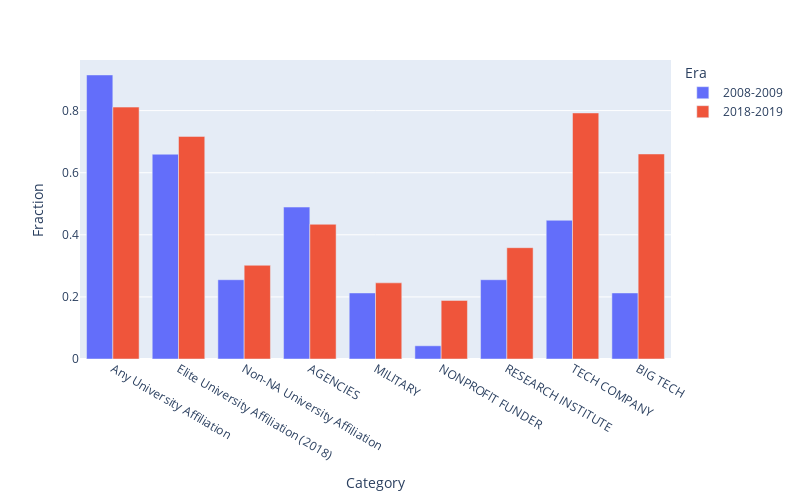

Source (notebook cell):
### Code cell
fig = px.bar(all_institutional_ties, x='Category', y='Fraction', labels=dict(count='Percent of papers', era='', category=''), width=800, height=500, color='Era', barmode='group')
fig.write_image(results_dirname + 'institutional_ties.png')
fig

### Figure 1 — Plotly figure (JSON) as saved in the notebook; plotly's stock layout.template omitted (floating-point values rounded to 4 significant figures)
{"data": [{"alignmentgroup": "True", "hovertemplate": "Era=2008-2009<br>Category=%{x}<br>Fraction=%{y}<extra></extra>", "legendgroup": "2008-2009", "marker": {"color": "#636efa", "pattern": {"shape": ""}}, "name": "2008-2009", "offsetgroup": "2008-2009", "orientation": "v", "showlegend": true, "textposition": "auto", "type": "bar", "x": ["Any University Affiliation", "Elite University Affiliation (2018)", "Non-NA University Affiliation", "AGENCIES", "MILITARY", "NONPROFIT FUNDER", "RESEARCH INSTITUTE", "TECH COMPANY", "BIG TECH"], "xaxis": "x", "y": [0.9149, 0.6596, 0.2553, 0.4894, 0.2128, 0.04255, 0.2553, 0.4468, 0.2128], "yaxis": "y"}, {"alignmentgroup": "True", "hovertemplate": "Era=2018-2019<br>Category=%{x}<br>Fraction=%{y}<extra></extra>", "legendgroup": "2018-2019", "marker": {"color": "#EF553B", "pattern": {"shape": ""}}, "name": "2018-2019", "offsetgroup": "2018-2019", "orientation": "v", "showlegend": true, "textposition": "auto", "type": "bar", "x": ["Any University Affiliation", "Elite University Affiliation (2018)", "Non-NA University Affiliation", "AGENCIES", "MILITARY", "NONPROFIT FUNDER", "RESEARCH INSTITUTE", "TECH COMPANY", "BIG TECH"], "xaxis": "x", "y": [0.8113, 0.717, 0.3019, 0.434, 0.2453, 0.1887, 0.3585, 0.7925, 0.6604], "yaxis": "y"}], "layout": {"barmode": "group", "height": 500, "legend": {"title": {"text": "Era"}, "tracegroupgap": 0}, "margin": {"t": 60}, "width": 800, "xaxis": {"anchor": "y", "autorange": true, "domain": [0, 1], "range": [-0.5, 8.5], "title": {"text": "Category"}, "type": "category"}, "yaxis": {"anchor": "x", "autorange": true, "domain": [0, 1], "range": [0, 0.963], "title": {"text": "Fraction"}, "type": "linear"}}}
